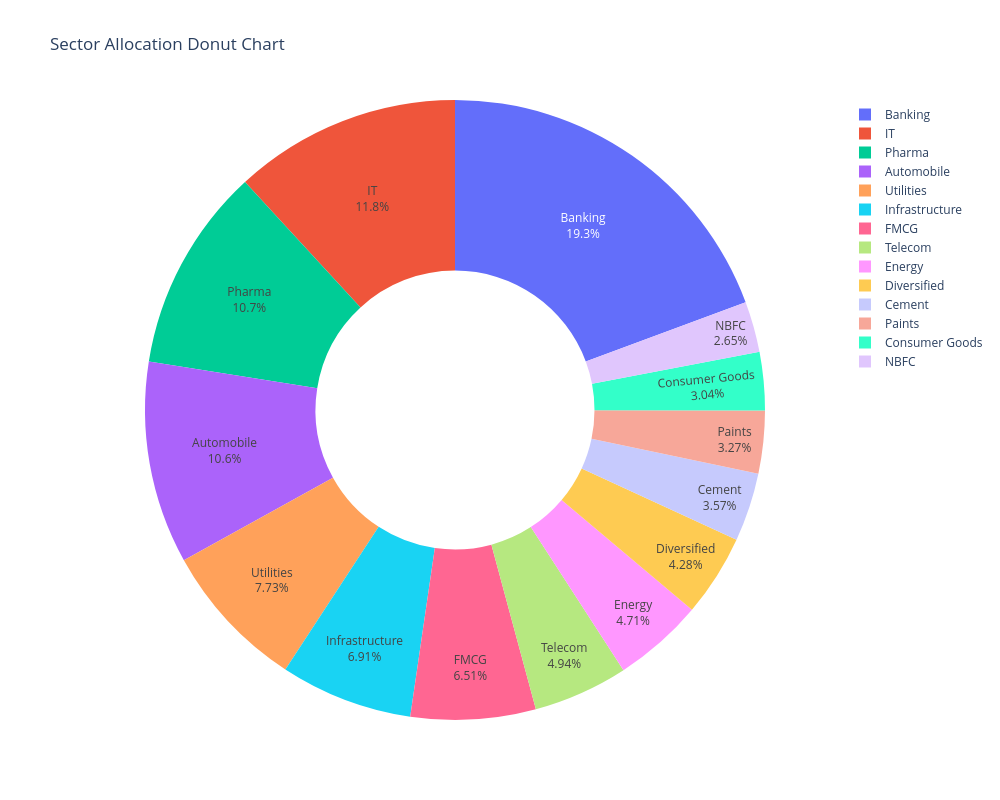

Notebook code cell kept with this figure:
### Code cell
# Chart 12: Sector allocation donut chart
sector_allocation = (
    holdings.groupby('sector', as_index=False)[['market_value_cr']]
    .sum()
    .sort_values(by='market_value_cr', ascending=False)
)
sector_labels = [str(label) for label in sector_allocation['sector']]
sector_values = [float(value) for value in sector_allocation['market_value_cr']]
fig = go.Figure(
    data=[
        go.Pie(
            labels=sector_labels,
            values=sector_values,
            hole=0.45,
            textinfo='label+percent',
        )
    ]
)
fig.update_layout(title='Sector Allocation Donut Chart', template='plotly_white', width=1000, height=800)
save_plotly(fig, '12_sector_allocation_donut.png')
fig.show()

### Figure 1 — Plotly figure (JSON) as saved in the notebook; plotly's stock layout.template omitted (floating-point values rounded to 4 significant figures)
{"data": [{"hole": 0.45, "labels": ["Banking", "IT", "Pharma", "Automobile", "Utilities", "Infrastructure", "FMCG", "Telecom", "Energy", "Diversified", "Cement", "Paints", "Consumer Goods", "NBFC"], "textinfo": "label+percent", "type": "pie", "values": [62840.0, 38480.0, 34610.0, 34300.0, 25110.0, 22430.0, 21150.0, 16050.0, 15290.0, 13900.0, 11610.0, 10610.0, 9860.0, 8615.0]}], "layout": {"height": 800, "title": {"text": "Sector Allocation Donut Chart"}, "width": 1000}}
